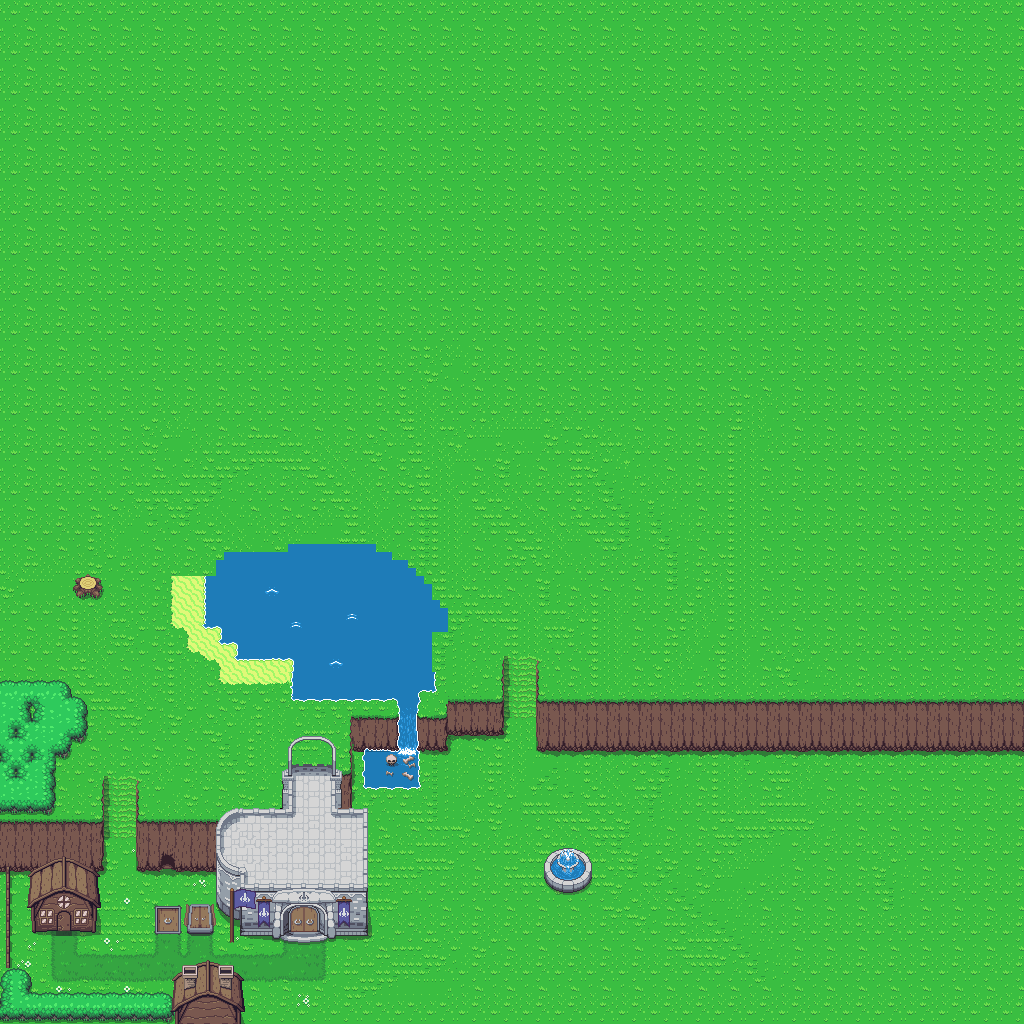

Tiled map render using the project's own tile images. Description and the map definition, with tile-layer contents summarised, below:
An orthogonal 128x128 tile map with 8x8 px tiles, 6 tile layers (Background, Ground, Middle, Open, ...) and 49 objects.

<map version="1.4" tiledversion="1.4.3" orientation="orthogonal" renderorder="right-down" width="128" height="128" tilewidth="8" tileheight="8" infinite="0" nextlayerid="10" nextobjectid="55">
 <tileset firstgid="1" source="../opengameart/zelda-like/overworld-tileset.tsx" />
 <layer id="1" name="Background" width="128" height="128">
  <data>[16384 cells, 16384 non-empty, 191 distinct tile ids]</data>
 </layer>
 <layer id="7" name="Ground" width="128" height="128">
  <data>[16384 cells, 1585 non-empty, 391 distinct tile ids]</data>
 </layer>
 <layer id="9" name="Middle" width="128" height="128">
  <data>[16384 cells, 311 non-empty, 173 distinct tile ids]</data>
 </layer>
 <layer id="3" name="Open" width="128" height="128">
  <data>[16384 cells, 56 non-empty, 56 distinct tile ids]</data>
 </layer>
 <layer id="2" name="Mutables" width="128" height="128">
  <data>[16384 cells, 62 non-empty, 62 distinct tile ids]</data>
 </layer>
 <layer id="8" name="Ceiling" width="128" height="128">
  <data>[16384 cells, 190 non-empty, 190 distinct tile ids]</data>
 </layer>
 <objectgroup id="6" name="mutables">
  <object id="1" x="288" y="904" width="32" height="32">
   <properties>
    <property name="name" value="door3" />
   </properties>
  </object>
  <object id="2" x="184" y="904" width="32" height="32">
   <properties>
    <property name="name" value="door2" />
   </properties>
  </object>
  <object id="3" x="152" y="904" width="32" height="32">
   <properties>
    <property name="name" value="door1" />
   </properties>
  </object>
  <object id="4" x="56" y="904" width="16" height="32">
   <properties>
    <property name="name" value="door0" />
   </properties>
  </object>
 </objectgroup>
 <objectgroup id="4" name="interact">
  <object id="5" x="288.75" y="905.25" width="29.75" height="21.5">
   <properties>
    <property name="name" value="door3" />
   </properties>
  </object>
  <object id="6" x="190.75" y="906.25" width="18.5" height="23">
   <properties>
    <property name="name" value="door2" />
   </properties>
  </object>
  <object id="7" x="157.5" y="908.25" width="20.25" height="23.5">
   <properties>
    <property name="name" value="door1" />
   </properties>
  </object>
  <object id="8" x="57" y="910.75" width="14" height="15.5">
   <properties>
    <property name="name" value="door0" />
   </properties>
  </object>
 </objectgroup>
 <objectgroup id="5" name="walls">
  <object id="9" x="71.5" y="875.25" width="26.75" height="55.75" />
  <object id="10" x="28.75" y="875.75" width="27.5" height="56" />
  <object id="11" x="27.5" y="876.22">
   <polygon points="0,0 7.34343,-8.40338 36.2367,-21.4699 65.6148,-8.53255 73.25,0.53012" />
  </object>
  <object id="14" x="271.75" y="902.75" width="15.5" height="35.75" />
  <object id="15" x="318.25" y="902.75" width="17.25" height="35.25" />
  <object id="16" x="271.5" y="888.5" width="63.75" height="13.5" />
  <object id="17" x="239.75" y="882.25" width="35.75" height="53" />
  <object id="18" x="273" y="882.5" width="95.75" height="10.25" />
  <object id="19" x="332.5" y="888.75" width="36.5" height="48" />
  <object id="20" x="362" y="808.5" width="6.25" height="74.5" />
  <object id="22" x="544" y="848" width="48" height="48">
   <ellipse />
  </object>
  <object id="25" x="242.25" y="921.25">
   <polygon points="3.75,1.75 -18.25,-5.75 -27,-18.25 -26.5,-56 4.25,-55" />
  </object>
  <object id="26" x="233.25" y="866.75">
   <polygon points="0,0 -12,-7.75 -12,-38.5 -18,-38.5 -17.5,0" />
  </object>
  <object id="27" x="215.75" y="828.75">
   <polygon points="0,0 6.25,-15.5 23,-21.5 23.5,-13 9.5,-11.75 5.5,0.25" />
  </object>
  <object id="28" x="238.25" y="807" width="56.5" height="8.75" />
  <object id="29" x="281.75" y="767.5" width="12.75" height="43.25" />
  <object id="30" x="287.5" y="754.5" width="5" height="15.25" />
  <object id="31" x="332" y="754.5" width="4.75" height="16.5" />
  <object id="32" x="330.5" y="768.25" width="11.25" height="48.5" />
  <object id="33" x="338.75" y="808" width="26.5" height="7.25" />
  <object id="34" x="228.75" y="915" width="5.75" height="28.75" />
  <object id="35" x="347.75" y="713.5" width="52" height="38.75" />
  <object id="36" x="347.75" y="753.5" width="6.25" height="56.75" />
  <object id="37" x="341.25" y="769" width="7.25" height="40.75" />
  <object id="38" x="415.5" y="712" width="34" height="41.25" />
  <object id="39" x="446.75" y="697.25" width="58.75" height="40" />
  <object id="40" x="501.25" y="656.75" width="4.25" height="44.5" />
  <object id="41" x="535.5" y="657" width="3" height="94.75" />
  <object id="42" x="537" y="697.5" width="488" height="56.5" />
  <object id="43" x="135" y="776.75" width="4" height="96.25" />
  <object id="44" x="137.5" y="817.5" width="83" height="55.25" />
  <object id="45" x="-0.75" y="818.25" width="106" height="53.75" />
  <object id="46" x="100.75" y="777.5" width="4.5" height="44" />
  <object id="47" x="-0.5" y="968.25" width="32" height="56.25" />
  <object id="48" x="26" y="991.75" width="150.25" height="32.75" />
  <object id="49" x="172.75" y="984.5" width="70.5" height="40.75" />
  <object id="50" x="3.25" y="868.25" width="8.5" height="105" />
  <object id="51" x="-1" y="677" width="72.75" height="83.25" />
  <object id="52" x="69.25" y="696" width="18.25" height="47" />
  <object id="53" x="-2.25" y="758.25" width="58.25" height="56" />
  <object id="54" x="74" y="573.75" width="28.25" height="25" />
 </objectgroup>
</map>
